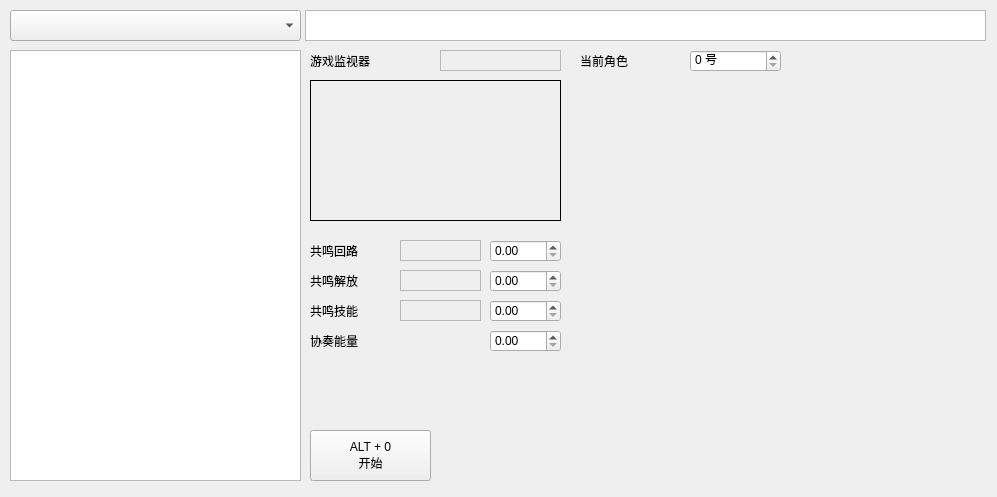
<?xml version="1.0" encoding="UTF-8"?>
<ui version="4.0">
 <class>TowerOfAdversityWidget</class>
 <widget class="QWidget" name="TowerOfAdversityWidget">
  <property name="geometry">
   <rect>
    <x>0</x>
    <y>0</y>
    <width>997</width>
    <height>497</height>
   </rect>
  </property>
  <property name="windowTitle">
   <string>Form</string>
  </property>
  <widget class="QComboBox" name="supportTeam">
   <property name="geometry">
    <rect>
     <x>10</x>
     <y>10</y>
     <width>291</width>
     <height>31</height>
    </rect>
   </property>
  </widget>
  <widget class="QTextBrowser" name="teamInfo">
   <property name="geometry">
    <rect>
     <x>10</x>
     <y>50</y>
     <width>291</width>
     <height>431</height>
    </rect>
   </property>
  </widget>
  <widget class="QTextBrowser" name="readme">
   <property name="geometry">
    <rect>
     <x>305</x>
     <y>10</y>
     <width>681</width>
     <height>31</height>
    </rect>
   </property>
  </widget>
  <widget class="QLabel" name="gameMonitor">
   <property name="geometry">
    <rect>
     <x>310</x>
     <y>80</y>
     <width>251</width>
     <height>141</height>
    </rect>
   </property>
   <property name="frameShape">
    <enum>QFrame::Box</enum>
   </property>
   <property name="text">
    <string/>
   </property>
  </widget>
  <widget class="QLabel" name="label_2">
   <property name="geometry">
    <rect>
     <x>310</x>
     <y>50</y>
     <width>141</width>
     <height>21</height>
    </rect>
   </property>
   <property name="text">
    <string>游戏监视器</string>
   </property>
  </widget>
  <widget class="QPushButton" name="startButton">
   <property name="geometry">
    <rect>
     <x>310</x>
     <y>430</y>
     <width>121</width>
     <height>51</height>
    </rect>
   </property>
   <property name="text">
    <string>ALT + 0
开始</string>
   </property>
  </widget>
  <widget class="QFrame" name="gameMonitorStatus">
   <property name="geometry">
    <rect>
     <x>440</x>
     <y>50</y>
     <width>121</width>
     <height>21</height>
    </rect>
   </property>
   <property name="frameShape">
    <enum>QFrame::StyledPanel</enum>
   </property>
   <property name="frameShadow">
    <enum>QFrame::Raised</enum>
   </property>
  </widget>
  <widget class="QLabel" name="label">
   <property name="geometry">
    <rect>
     <x>580</x>
     <y>50</y>
     <width>91</width>
     <height>21</height>
    </rect>
   </property>
   <property name="text">
    <string>当前角色</string>
   </property>
  </widget>
  <widget class="QSpinBox" name="currentIdx">
   <property name="geometry">
    <rect>
     <x>690</x>
     <y>50</y>
     <width>91</width>
     <height>22</height>
    </rect>
   </property>
   <property name="suffix">
    <string> 号</string>
   </property>
   <property name="maximum">
    <number>3</number>
   </property>
  </widget>
  <widget class="QLabel" name="label_3">
   <property name="geometry">
    <rect>
     <x>310</x>
     <y>240</y>
     <width>81</width>
     <height>21</height>
    </rect>
   </property>
   <property name="text">
    <string>共鸣回路</string>
   </property>
  </widget>
  <widget class="QFrame" name="resonanceCircuitStatus">
   <property name="geometry">
    <rect>
     <x>400</x>
     <y>240</y>
     <width>81</width>
     <height>21</height>
    </rect>
   </property>
   <property name="frameShape">
    <enum>QFrame::StyledPanel</enum>
   </property>
   <property name="frameShadow">
    <enum>QFrame::Raised</enum>
   </property>
  </widget>
  <widget class="QDoubleSpinBox" name="resonanceCircuitSpinBox">
   <property name="geometry">
    <rect>
     <x>490</x>
     <y>240</y>
     <width>71</width>
     <height>22</height>
    </rect>
   </property>
  </widget>
  <widget class="QFrame" name="resonanceLiberateStatus">
   <property name="geometry">
    <rect>
     <x>400</x>
     <y>270</y>
     <width>81</width>
     <height>21</height>
    </rect>
   </property>
   <property name="frameShape">
    <enum>QFrame::StyledPanel</enum>
   </property>
   <property name="frameShadow">
    <enum>QFrame::Raised</enum>
   </property>
  </widget>
  <widget class="QLabel" name="label_4">
   <property name="geometry">
    <rect>
     <x>310</x>
     <y>270</y>
     <width>81</width>
     <height>21</height>
    </rect>
   </property>
   <property name="text">
    <string>共鸣解放</string>
   </property>
  </widget>
  <widget class="QDoubleSpinBox" name="resonanceLiberateSpinBox">
   <property name="geometry">
    <rect>
     <x>490</x>
     <y>270</y>
     <width>71</width>
     <height>22</height>
    </rect>
   </property>
  </widget>
  <widget class="QLabel" name="label_5">
   <property name="geometry">
    <rect>
     <x>310</x>
     <y>300</y>
     <width>81</width>
     <height>21</height>
    </rect>
   </property>
   <property name="text">
    <string>共鸣技能</string>
   </property>
  </widget>
  <widget class="QFrame" name="resonanceSkillStatus">
   <property name="geometry">
    <rect>
     <x>400</x>
     <y>300</y>
     <width>81</width>
     <height>21</height>
    </rect>
   </property>
   <property name="frameShape">
    <enum>QFrame::StyledPanel</enum>
   </property>
   <property name="frameShadow">
    <enum>QFrame::Raised</enum>
   </property>
  </widget>
  <widget class="QDoubleSpinBox" name="resonanceSkillSpinBox">
   <property name="geometry">
    <rect>
     <x>490</x>
     <y>300</y>
     <width>71</width>
     <height>22</height>
    </rect>
   </property>
  </widget>
  <widget class="QLabel" name="label_6">
   <property name="geometry">
    <rect>
     <x>310</x>
     <y>330</y>
     <width>81</width>
     <height>21</height>
    </rect>
   </property>
   <property name="text">
    <string>协奏能量</string>
   </property>
  </widget>
  <widget class="QDoubleSpinBox" name="concertoEnergySpinBox">
   <property name="geometry">
    <rect>
     <x>490</x>
     <y>330</y>
     <width>71</width>
     <height>22</height>
    </rect>
   </property>
  </widget>
 </widget>
 <resources/>
 <connections/>
</ui>
